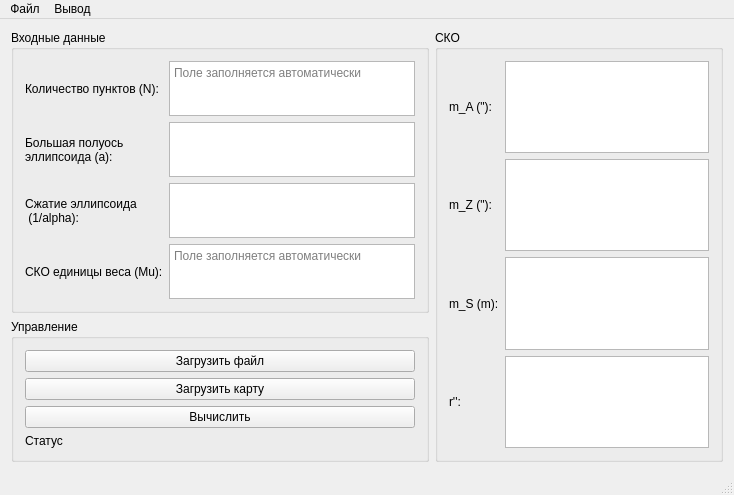
<?xml version="1.0" encoding="UTF-8"?>
<ui version="4.0">
 <class>MainWindow</class>
 <widget class="QMainWindow" name="MainWindow">
  <property name="geometry">
   <rect>
    <x>0</x>
    <y>0</y>
    <width>734</width>
    <height>495</height>
   </rect>
  </property>
  <property name="windowTitle">
   <string>MainWindow</string>
  </property>
  <widget class="QWidget" name="centralWidget">
   <property name="sizePolicy">
    <sizepolicy hsizetype="Preferred" vsizetype="Preferred">
     <horstretch>0</horstretch>
     <verstretch>0</verstretch>
    </sizepolicy>
   </property>
   <property name="minimumSize">
    <size>
     <width>734</width>
     <height>452</height>
    </size>
   </property>
   <layout class="QGridLayout" name="gridLayout">
    <item row="0" column="0">
     <widget class="QGroupBox" name="groupBox_3">
      <property name="title">
       <string>Входные данные</string>
      </property>
      <layout class="QGridLayout" name="gridLayout_3">
       <item row="2" column="0">
        <widget class="QLabel" name="AlphaLabel">
         <property name="text">
          <string>Сжатие эллипсоида
 (1/alpha):</string>
         </property>
         <property name="wordWrap">
          <bool>true</bool>
         </property>
        </widget>
       </item>
       <item row="1" column="1">
        <widget class="QPlainTextEdit" name="AEditText"/>
       </item>
       <item row="0" column="1">
        <widget class="QPlainTextEdit" name="NEditText">
         <property name="readOnly">
          <bool>true</bool>
         </property>
         <property name="placeholderText">
          <string>Поле заполняется автоматически</string>
         </property>
        </widget>
       </item>
       <item row="1" column="0">
        <widget class="QLabel" name="ALabel">
         <property name="text">
          <string>Большая полуось эллипсоида (a):</string>
         </property>
         <property name="wordWrap">
          <bool>true</bool>
         </property>
        </widget>
       </item>
       <item row="0" column="0">
        <widget class="QLabel" name="NLabel">
         <property name="text">
          <string>Количество пунктов (N):</string>
         </property>
         <property name="wordWrap">
          <bool>true</bool>
         </property>
        </widget>
       </item>
       <item row="3" column="1">
        <widget class="QPlainTextEdit" name="MuEditText">
         <property name="readOnly">
          <bool>true</bool>
         </property>
         <property name="placeholderText">
          <string>Поле заполняется автоматически</string>
         </property>
        </widget>
       </item>
       <item row="3" column="0">
        <widget class="QLabel" name="muLabel">
         <property name="text">
          <string>СКО единицы веса (Mu):</string>
         </property>
        </widget>
       </item>
       <item row="2" column="1">
        <widget class="QPlainTextEdit" name="AlphaEditText"/>
       </item>
      </layout>
     </widget>
    </item>
    <item row="0" column="2" rowspan="2" colspan="5">
     <widget class="QGroupBox" name="groupBox">
      <property name="title">
       <string>СКО</string>
      </property>
      <layout class="QGridLayout" name="gridLayout_2">
       <item row="2" column="0">
        <widget class="QLabel" name="m_ZLabel">
         <property name="text">
          <string>m_Z (&quot;):</string>
         </property>
        </widget>
       </item>
       <item row="3" column="0">
        <widget class="QLabel" name="m_SLabel">
         <property name="text">
          <string>m_S (m):</string>
         </property>
        </widget>
       </item>
       <item row="7" column="1">
        <widget class="QPlainTextEdit" name="REditText"/>
       </item>
       <item row="2" column="1">
        <widget class="QPlainTextEdit" name="m_SEditText"/>
       </item>
       <item row="1" column="1">
        <widget class="QPlainTextEdit" name="m_AEditText"/>
       </item>
       <item row="7" column="0">
        <widget class="QLabel" name="RLabel">
         <property name="text">
          <string>r'':</string>
         </property>
        </widget>
       </item>
       <item row="3" column="1">
        <widget class="QPlainTextEdit" name="m_ZEditText"/>
       </item>
       <item row="1" column="0">
        <widget class="QLabel" name="m_ALabel">
         <property name="text">
          <string>m_A (&quot;):</string>
         </property>
        </widget>
       </item>
      </layout>
     </widget>
    </item>
    <item row="1" column="0">
     <widget class="QGroupBox" name="groupBox_2">
      <property name="title">
       <string>Управление</string>
      </property>
      <layout class="QVBoxLayout" name="verticalLayout">
       <item>
        <widget class="QPushButton" name="fileSelectButton">
         <property name="text">
          <string>Загрузить файл</string>
         </property>
        </widget>
       </item>
       <item>
        <widget class="QPushButton" name="mapSelectButton">
         <property name="text">
          <string>Загрузить карту</string>
         </property>
        </widget>
       </item>
       <item>
        <widget class="QPushButton" name="calculateButton">
         <property name="text">
          <string>Вычислить</string>
         </property>
        </widget>
       </item>
       <item>
        <widget class="QLabel" name="statusLabel">
         <property name="text">
          <string>Статус</string>
         </property>
        </widget>
       </item>
      </layout>
     </widget>
    </item>
   </layout>
  </widget>
  <widget class="QMenuBar" name="menuBar">
   <property name="geometry">
    <rect>
     <x>0</x>
     <y>0</y>
     <width>734</width>
     <height>21</height>
    </rect>
   </property>
   <widget class="QMenu" name="menuFile">
    <property name="title">
     <string>Файл</string>
    </property>
    <addaction name="actionAbout"/>
    <addaction name="separator"/>
    <addaction name="actionExit"/>
   </widget>
   <widget class="QMenu" name="menuOutput">
    <property name="title">
     <string>Вывод</string>
    </property>
    <addaction name="actionPoints"/>
    <addaction name="actionTopoCoord"/>
    <addaction name="actionMatrixNormUrPopr"/>
    <addaction name="actionKorellMatrixOfVector"/>
    <addaction name="actionVectParam"/>
    <addaction name="separator"/>
    <addaction name="actionOutAll"/>
   </widget>
   <addaction name="menuFile"/>
   <addaction name="menuOutput"/>
  </widget>
  <widget class="QStatusBar" name="statusBar"/>
  <action name="actionAbout">
   <property name="text">
    <string>О программе</string>
   </property>
  </action>
  <action name="actionExit">
   <property name="text">
    <string>Выход</string>
   </property>
  </action>
  <action name="actionPoints">
   <property name="text">
    <string>Исходные данные</string>
   </property>
  </action>
  <action name="actionTopoCoord">
   <property name="text">
    <string>Топоцентрические координаты</string>
   </property>
  </action>
  <action name="actionMatrixNormUrPopr">
   <property name="text">
    <string>Матрица нормальных уравнений поправок</string>
   </property>
  </action>
  <action name="actionKorellMatrixOfVector">
   <property name="text">
    <string>Корреляционная матрица вектора</string>
   </property>
  </action>
  <action name="actionVectParam">
   <property name="text">
    <string>Вектор необходимых параметров</string>
   </property>
  </action>
  <action name="actionOutAll">
   <property name="text">
    <string>Вывести все матрицы и вектора в файлы</string>
   </property>
  </action>
 </widget>
 <layoutdefault spacing="6" margin="11"/>
 <resources/>
 <connections/>
</ui>
